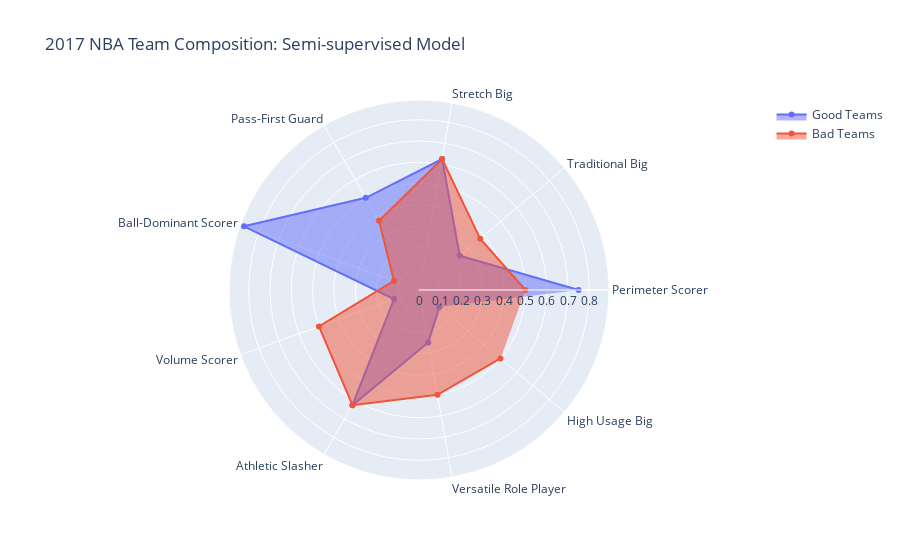

The notebook cell saved with this chart:
### Code cell
plot_radar(df_2017, classes, 2017)

### Figure 1 — Plotly figure (JSON) as saved in the notebook; plotly's stock layout.template omitted (floating-point values rounded to 4 significant figures)
{"data": [{"fill": "toself", "name": "Good Teams", "r": [0.75, 0.25, 0.625, 0.5, 0.875, 0.125, 0.625, 0.25, 0.125], "theta": ["Perimeter Scorer", "Traditional Big", "Stretch Big", "Pass-First Guard", "Ball-Dominant Scorer", "Volume Scorer", "Athletic Slasher", "Versatile Role Player", "High Usage Big"], "type": "scatterpolar"}, {"fill": "toself", "name": "Bad Teams", "r": [0.5, 0.375, 0.625, 0.375, 0.125, 0.5, 0.625, 0.5, 0.5, 0.25], "theta": ["Perimeter Scorer", "Traditional Big", "Stretch Big", "Pass-First Guard", "Ball-Dominant Scorer", "Volume Scorer", "Athletic Slasher", "Versatile Role Player", "High Usage Big"], "type": "scatterpolar"}], "layout": {"polar": {"radialaxis": {"visible": true}}, "showlegend": true, "title": {"text": "2017 NBA Team Composition: Semi-supervised Model"}}}
